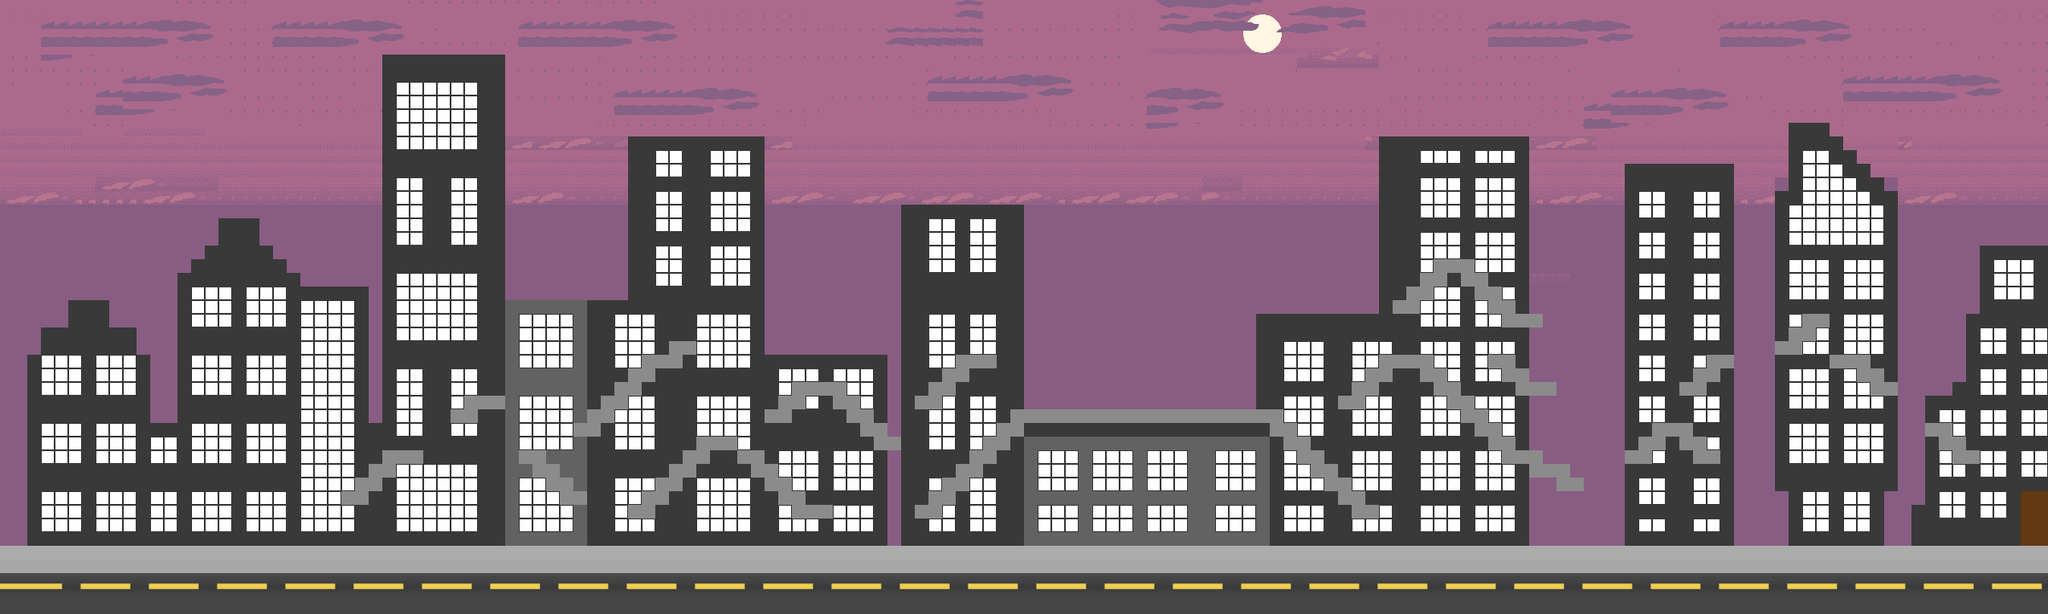

The image is a tile-based game level rendered from a .tmx file. Its description and source (layers, tilesets, objects; grid data summarised) follow:
An orthogonal 150x45 tile map with 16x16 px tiles, 4 tile layers (Floor, Building, Fire escape, SkyLayer), 11 tilesets.

<map version="1.2" tiledversion="1.2.1" orientation="orthogonal" renderorder="right-down" width="150" height="45" tilewidth="16" tileheight="16" infinite="0" nextlayerid="15" nextobjectid="1">
 <tileset firstgid="1" name="Black" tilewidth="16" tileheight="16" tilecount="1" columns="1">
  <image source="Black.bmp" width="16" height="16" />
 </tileset>
 <tileset firstgid="2" name="GreyBuildingTile" tilewidth="16" tileheight="16" tilecount="1" columns="1">
  <image source="GreyBuildingTile.bmp" width="16" height="16" />
 </tileset>
 <tileset firstgid="3" name="GreyFloorTile1" tilewidth="16" tileheight="16" tilecount="1" columns="1">
  <image source="GreyFloorTile1.bmp" width="16" height="16" />
 </tileset>
 <tileset firstgid="4" name="Window" tilewidth="16" tileheight="16" tilecount="1" columns="1">
  <image source="Window.bmp" width="16" height="16" />
 </tileset>
 <tileset firstgid="5" name="LightGreyBuildingTile" tilewidth="16" tileheight="16" tilecount="1" columns="1">
  <image source="LightGreyBuildingTile.bmp" width="16" height="16" />
 </tileset>
 <tileset firstgid="6" name="FireEscape" tilewidth="16" tileheight="16" tilecount="1" columns="1">
  <image source="FireEscape.bmp" width="16" height="16" />
 </tileset>
 <tileset firstgid="7" name="Door" tilewidth="16" tileheight="16" tilecount="1" columns="1">
  <image source="Door.bmp" width="16" height="16" />
 </tileset>
 <tileset firstgid="8" name="windowAnimation" tilewidth="16" tileheight="16" tilecount="2" columns="2">
  <image source="windowAnimation.bmp" width="32" height="16" />
 </tileset>
 <tileset firstgid="10" name="AnimatedWindow" tilewidth="16" tileheight="16" tilecount="1" columns="1">
  <image source="AnimatedWindow.gif" width="16" height="16" />
 </tileset>
 <tileset firstgid="11" name="parallax-mountain-bg" tilewidth="16" tileheight="16" tilecount="170" columns="17">
  <image source="parallax-mountain-bg.png" width="272" height="160" />
 </tileset>
 <tileset firstgid="181" name="road" tilewidth="16" tileheight="16" tilecount="2080" columns="52">
  <image source="road.png" width="840" height="650" />
 </tileset>
 <layer id="11" name="Floor" width="150" height="45" opacity="0.97">
  <data>[6750 cells, 900 non-empty, 26 distinct tile ids]</data>
 </layer>
 <layer id="12" name="Building" width="150" height="45" locked="1">
  <data>[6750 cells, 3750 non-empty, 6 distinct tile ids]</data>
 </layer>
 <layer id="13" name="Fire escape" width="150" height="45" locked="1">
  <data>[6750 cells, 225 non-empty, 1 distinct tile ids]</data>
 </layer>
 <layer id="14" name="SkyLayer" width="150" height="45" locked="1">
  <data>[6750 cells, 3095 non-empty, 151 distinct tile ids]</data>
 </layer>
</map>
